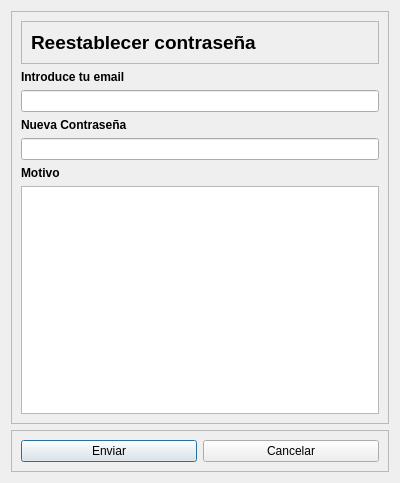
<?xml version="1.0" encoding="UTF-8"?>
<ui version="4.0">
 <class>Dialog</class>
 <widget class="QDialog" name="Dialog">
  <property name="geometry">
   <rect>
    <x>0</x>
    <y>0</y>
    <width>400</width>
    <height>483</height>
   </rect>
  </property>
  <property name="windowTitle">
   <string>Dialog</string>
  </property>
  <layout class="QVBoxLayout" name="verticalLayout" stretch="1,0">
   <item>
    <widget class="QFrame" name="frame">
     <property name="frameShape">
      <enum>QFrame::Shape::StyledPanel</enum>
     </property>
     <property name="frameShadow">
      <enum>QFrame::Shadow::Raised</enum>
     </property>
     <layout class="QVBoxLayout" name="verticalLayout_2">
      <item>
       <widget class="QFrame" name="frame_3">
        <property name="frameShape">
         <enum>QFrame::Shape::StyledPanel</enum>
        </property>
        <property name="frameShadow">
         <enum>QFrame::Shadow::Raised</enum>
        </property>
        <layout class="QHBoxLayout" name="horizontalLayout_2">
         <item>
          <widget class="QLabel" name="label_titulo">
           <property name="font">
            <font>
             <pointsize>14</pointsize>
             <bold>true</bold>
            </font>
           </property>
           <property name="text">
            <string>Reestablecer contraseña</string>
           </property>
          </widget>
         </item>
         <item>
          <widget class="QLabel" name="label_logo">
           <property name="maximumSize">
            <size>
             <width>60</width>
             <height>60</height>
            </size>
           </property>
           <property name="text">
            <string/>
           </property>
           <property name="pixmap">
            <pixmap>../../logo_isli.png</pixmap>
           </property>
           <property name="scaledContents">
            <bool>true</bool>
           </property>
          </widget>
         </item>
        </layout>
       </widget>
      </item>
      <item>
       <widget class="QLabel" name="label_email">
        <property name="font">
         <font>
          <bold>true</bold>
         </font>
        </property>
        <property name="text">
         <string>Introduce tu email</string>
        </property>
       </widget>
      </item>
      <item>
       <widget class="QLineEdit" name="lineEdit_email">
        <property name="text">
         <string/>
        </property>
       </widget>
      </item>
      <item>
       <widget class="QLabel" name="label_password">
        <property name="font">
         <font>
          <bold>true</bold>
         </font>
        </property>
        <property name="text">
         <string>Nueva Contraseña</string>
        </property>
       </widget>
      </item>
      <item>
       <widget class="QLineEdit" name="lineEdit_password"/>
      </item>
      <item>
       <widget class="QLabel" name="label_motivo">
        <property name="font">
         <font>
          <bold>true</bold>
         </font>
        </property>
        <property name="text">
         <string>Motivo</string>
        </property>
       </widget>
      </item>
      <item>
       <widget class="QTextEdit" name="textEdit_motivo"/>
      </item>
     </layout>
    </widget>
   </item>
   <item>
    <widget class="QFrame" name="frame_2">
     <property name="frameShape">
      <enum>QFrame::Shape::StyledPanel</enum>
     </property>
     <property name="frameShadow">
      <enum>QFrame::Shadow::Raised</enum>
     </property>
     <layout class="QHBoxLayout" name="horizontalLayout">
      <item>
       <widget class="QPushButton" name="pushButton_enviar">
        <property name="font">
         <font>
          <bold>false</bold>
         </font>
        </property>
        <property name="text">
         <string>Enviar</string>
        </property>
       </widget>
      </item>
      <item>
       <widget class="QPushButton" name="pushButton_cancelar">
        <property name="text">
         <string>Cancelar</string>
        </property>
       </widget>
      </item>
     </layout>
    </widget>
   </item>
  </layout>
 </widget>
 <resources/>
 <connections/>
</ui>
